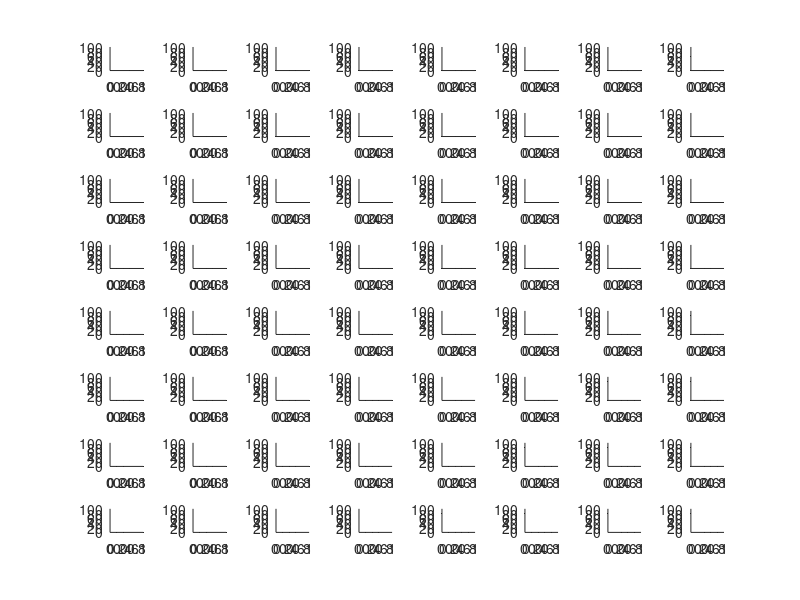

Recreate this plot in MATLAB.
figs = [66];
numVars = 8;

isSgramsNotGC = 0;

clim = 0.225;
maxY = 100;


for q = figs
    figure(q)
    if ~isSgramsNotGC
        for i = 1:numVars
            for j = 1:numVars
                if numVars~=1
                    subplot(numVars,numVars,j+(i-1)*numVars)
                else
                    subplot(1,2,1)
                end
                axis xy
                axis([0 1 0 maxY])
                if clim
                    set(gca, 'CLim', [0,clim]);
                end
            end
        end
    else
        for i = 1:numVars
            if numVars~=1
                subplot(numVars,2,2*i-1)
            else
                subplot(1,2,1)
            end
            axis xy
            axis([0.2 1 0 maxY])
            if clim
                set(gca, 'CLim', [0,clim]);
            end
            
        end
    end
end
